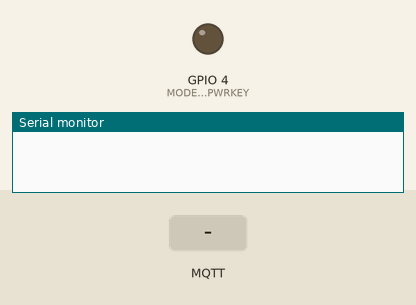
The sketch below on a simulated ESP32. Parts: output pins drawn as LEDs (lit = HIGH), the last lines printed to the serial monitor. The inputs (shaded band) are chosen by the test bench. The local clock reads 2024-03-15 10:24:30 at power-on unless the sketch sets it; random numbers use the default seed unless the sketch sets one; no MQTT or app messages arrive unless stated.

Above: at 1.1 s.
At 9.2 s:
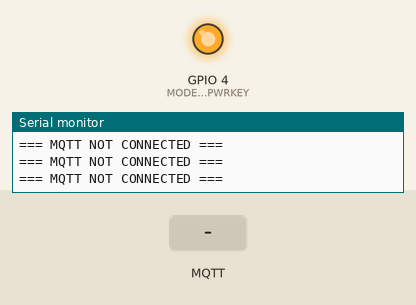
9.3 s: MQTT message "1" arrives on the first subscribed topic
11.5 s: MQTT message "on" arrives on the first subscribed topic
13.0 s: MQTT message "off" arrives on the first subscribed topic
Timing chart, 0 to 16.0 s (numbered marks = the images above; inputs shaded):
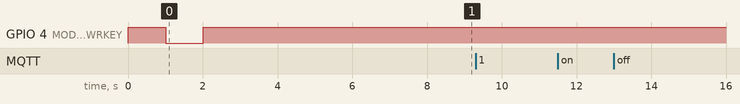

The sketch:

GSM_MQTT.ino
```cpp
#define TINY_GSM_MODEM_BG96
#include<WiFiUdp.h>
#include<NTPClient.h>
#include <TinyGsmClient.h>
#include <PubSubClient.h>
#include <ArduinoJson.h>

// Set serial for debug console (to the Serial Monitor, default speed 115200)
#define SerialMon Serial

// Set serial for AT commands (to the module)
#define MODEM_RST   5
#define MODEM_PWRKEY 4
#define MODEM_POWER_ON  23
#define MODEM_TX    17
#define MODEM_RX    16

// Define TinyGsm modem
TinyGsm modem(Serial2);
TinyGsmClient client(modem);
PubSubClient mqtt(client);
WiFiUDP ntpUDP;
NTPClient timeClient(ntpUDP, "pool.ntp.org", 19800);
// Your GPRS credentials
const char apn[] = "airtelgprs.com";
const char gprsUser[] = "";
const char gprsPass[] = "";

// MQTT credentials
const char* broker = "4.240.114.7";
const int mqtt_port_non_ssl = 1883;
const int mqtt_port_ssl =  8883; // Common SSL port
const char* mqtt_user = "BarifloLabs";
const char* mqtt_password = "Bfl@123";
const char* client_id = "ESP32Client";
const char* topic_pub = "26773439927218/data";
const char* topic_sub = "26773439927218";

uint32_t lastReconnectAttempt = 0;

void mqttCallback(char* topic, byte* payload, unsigned int len) {
  SerialMon.print("Message arrived [");
  SerialMon.print(topic);
  SerialMon.print("]: ");
  SerialMon.write(payload, len);
  SerialMon.println();
}

boolean mqttConnect(int port) {
  SerialMon.print("Connecting to MQTT broker ");
  SerialMon.print(broker);
  SerialMon.print(" on port ");
  SerialMon.print(port);

  mqtt.setServer(broker, port);

  // Connect to MQTT Broker
  boolean status = mqtt.connect(client_id, mqtt_user, mqtt_password);

  if (status == false) {
    SerialMon.print(" fail, rc=");
    SerialMon.print(mqtt.state());
    SerialMon.println(" try again in 5 seconds");
    return false;
  }
  SerialMon.println(" success");
  mqtt.publish(topic_pub, "{\"status\":\"connected\"}");
  mqtt.subscribe(topic_sub);
  return mqtt.connected();
}
String getFormattedTime() {
  unsigned long epochTime = timeClient.getEpochTime();
  struct tm* ptm = gmtime((time_t*)&epochTime);
  int year = ptm->tm_year + 1900;
  int month = ptm->tm_mon + 1;
  int day = ptm->tm_mday;
  int hour = ptm->tm_hour;
  int minute = ptm->tm_min;
  int second = ptm->tm_sec;

  char formattedTime[20];
  sprintf(formattedTime, "%04d-%02d-%02d %02d:%02d:%02d", year, month, day, hour, minute, second);
  return String(formattedTime);
}

void setup() {
  // Set console baud rate
  SerialMon.begin(115200);
  delay(10);

  pinMode(MODEM_PWRKEY, OUTPUT);
  digitalWrite(MODEM_PWRKEY, HIGH);
  delay(1000);
  digitalWrite(MODEM_PWRKEY, LOW);
  delay(1000);
  digitalWrite(MODEM_PWRKEY, HIGH);

  Serial2.begin(115200, SERIAL_8N1, MODEM_RX, MODEM_TX);
  delay(6000);

  SerialMon.println("Initializing modem...");
  if (!modem.restart()) {
    SerialMon.println("Failed to restart modem, halting");
    while (true);
  }

  String modemInfo = modem.getModemInfo();
  SerialMon.print("Modem Info: ");
  SerialMon.println(modemInfo);

  SerialMon.print("Waiting for network...");
  if (!modem.waitForNetwork()) {
    SerialMon.println(" fail");
    delay(10000);
    return;
  }
  SerialMon.println(" success");

  if (modem.isNetworkConnected()) {
    SerialMon.println("Network connected");
  }

  SerialMon.print(F("Connecting to "));
  SerialMon.print(apn);

  if (!modem.gprsConnect(apn, gprsUser, gprsPass)) {
    SerialMon.println(" fail");
    delay(10000);
    return;
  }
  SerialMon.println(" success");

  if (modem.isGprsConnected()) {
    SerialMon.println("GPRS connected");
    SerialMon.print("Local IP: ");
    SerialMon.println(modem.localIP());
  }

  // MQTT Broker setup
  mqtt.setCallback(mqttCallback);
}

void loop() {
  // Check if modem is connected to the network
  if (!modem.isNetworkConnected()) {
    SerialMon.println("Network disconnected");
    if (!modem.waitForNetwork(180000L, true)) {
      SerialMon.println(" fail");
      delay(10000);
      return;
    }
    if (modem.isNetworkConnected()) {
      SerialMon.println("Network re-connected");
    }
  }

  // Check if MQTT is connected
  if (!mqtt.connected()) {
    SerialMon.println("=== MQTT NOT CONNECTED ===");

    // Attempt to reconnect modem if not already connected
    if (!modem.isNetworkConnected()) {
      SerialMon.println("Connecting to network...");
      if (!modem.waitForNetwork(180000L, true)) {
        SerialMon.println(" fail");
        delay(10000);
        return;
      }
      if (modem.isNetworkConnected()) {
        SerialMon.println("Network connected");
      }
    }

    // Attempt MQTT connection
    uint32_t t = millis();
    if (t - lastReconnectAttempt > 10000L) {
      lastReconnectAttempt = t;
      SerialMon.println("Attempting to connect to MQTT broker...");
      if (!modem.isNetworkConnected()) {
      SerialMon.println("Connecting to network...");
      if (!modem.waitForNetwork(180000L, true)) {
        SerialMon.println(" fail");
        delay(10000);
        return;
      }
      if (modem.isNetworkConnected()) {
        SerialMon.println("Network connected");
      }
    }

      if (mqttConnect(mqtt_port_non_ssl)) {
        lastReconnectAttempt = 0;
      } else {
        SerialMon.println("Attempting to connect to MQTT broker with SSL...");
        if (!modem.isNetworkConnected()) {
          SerialMon.println("Connecting to network...");
        if (!modem.waitForNetwork(180000L, true)) {
          SerialMon.println(" fail");
         delay(10000);
         return;
      }
      if (modem.isNetworkConnected()) {
        SerialMon.println("Network connected");
      }
    }

        if (mqttConnect(mqtt_port_ssl)) {
          lastReconnectAttempt = 0;
        }
      }
    }
  } else {
    // MQTT is connected, maintain the connection
    mqtt.loop();

    // Publish messages periodically
    static unsigned long lastPublish = 0;
    if (millis() - lastPublish > 10000) {
      lastPublish = millis();
      String formattedTime = getFormattedTime();
      StaticJsonDocument<200> doc;
      doc["dataPoint"] = formattedTime;
      doc["paramType"] = "cpu_temp";
      doc["paramValue"] = random(19, 21);
      doc["deviceId"] = "26773439927218";

      char jsonBuffer[512];
      serializeJson(doc, jsonBuffer);

      SerialMon.print("Publishing message: ");
      SerialMon.println(jsonBuffer);
      mqtt.publish(topic_pub, jsonBuffer);
    }
  }

  delay(100); // Allow some delay to handle other tasks
}
```
